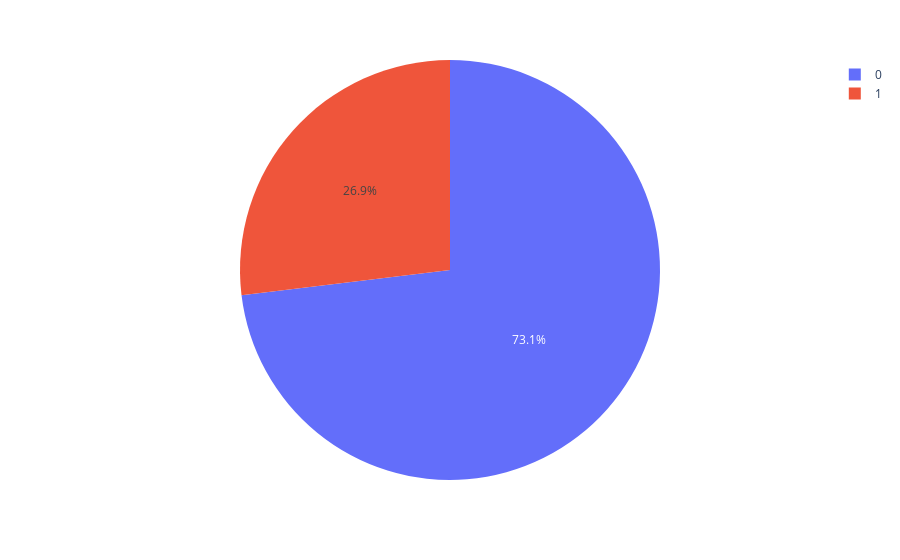

Notebook code for this chart:
### Code cell
# Function to assign color to launch outcome
def assign_marker_color(launch_outcome):
    if launch_outcome == 1:
        return 'green'
    else:
        return 'red'
    
spacex_df['marker_color'] = spacex_df['class'].apply(assign_marker_color)
spacex_df.tail(10)

spacex_df["Launch Site"].value_counts()



sdxg = spacex_df[spacex_df["Launch Site"]=='CCAFS LC-40'].groupby('class').size().reset_index()
sdxg.rename(columns={0: 'Count'},inplace=True)
print(sdxg.head())
px.pie(sdxg, values="Count", names="class")


fig = px.scatter(spacex_df, x="Payload Mass (kg)", y="class", color="Booster Version Category"                )
fig.show()

### Figure 1 — Plotly figure (JSON) as saved in the notebook; plotly's stock layout.template omitted (floating-point values rounded to 4 significant figures)
{"data": [{"domain": {"x": [0, 1], "y": [0, 1]}, "hovertemplate": "class=%{label}<br>Count=%{value}<extra></extra>", "labels": [0, 1], "legendgroup": "", "name": "", "showlegend": true, "type": "pie", "values": [19, 7]}], "layout": {"legend": {"tracegroupgap": 0}, "margin": {"t": 60}}}
